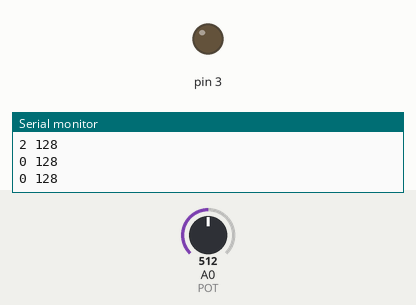
Bench run of a sketch on a simulated Arduino Uno, built with avr-gcc and run on an emulated ATmega328P. On the bench: output pins drawn as LEDs (lit = HIGH), the last lines printed to the serial monitor. The inputs (shaded band) are chosen by the test bench; at power-on: A0 (POT) = 512.

Above: at 4.18 s.
6.4 s: A0 (POT) set to 716
At 6.96 s:
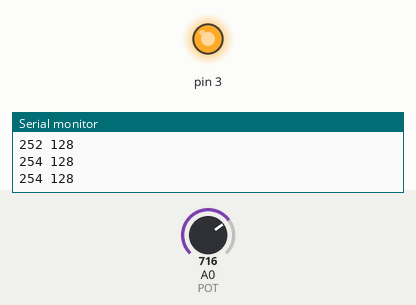
12.6 s: A0 (POT) set to 900
Timing chart, 0 to 24.8 s (numbered marks = the images above; inputs shaded):
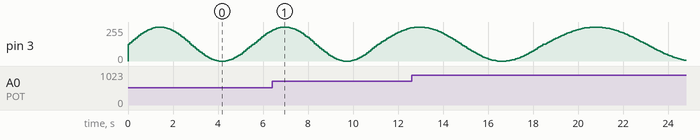

The sketch:

se_al_Seno.ino
```cpp
/*
 Graficador de onda senoidal

  El periodo de la onda se puede configurar y se lee de un potenciometro.
 En este caso grafico con este gist https://gist.github.com/electronut/d5e5f68c610821e311b0
 pero cada uno es libre de usar el graficador que desee. Ademas es
 posible sacar la onda por una salida PWM o incluso conectar un DAC.

 Creado por Lopez Ricardo Ezequiel

 http://lopezezequiel.com

 */

#define MIN_T 1000                         // minima duracion del periodo de la onda en milisegundos (1 segundo)
#define MAX_T 10000                        // maxima duracion del periodo de la onda en milisegundos (10 segundos)
#define POT A0                             // pin analogico del potenciometro

unsigned long T;                           // periodo de la onda
unsigned long _delay;                      // duracion de un paso
double angulo;                             // angulo en radianes de 0 a 2pi
double deltaAngulo;                        // incremento del angulo en un paso
double pasos;                              // cantidad de particiones de un ciclo de onda

void setup() {
  Serial.begin(115200);                    // iniciamos puerto serie a 115200 baudios
                                           // si utilizan el mismo graficador que yo modificar los baudios en el script python(viene 9600 por defecto)
  while (!Serial) {                        // esperamos que el puerto este listo. Solo es necesario para arduino leonardo
    ;
  }
}

void loop() {
  angulo = 0;                                             // ponemos el angulo a cero
  T = map(analogRead(POT), 0, 1023, MIN_T, MAX_T);        // leemos T del potenciometro cambiando al rango definido
  pasos = T/80.0;                                         // ajustamos la cantidad de pasos a T para obtener una mejor grafica
                                                          // en este caso uso un factor de 80.0 pero va a depender del rango de T
  _delay = T / pasos;                                     // calculamos el delay de acuerdo al T medido y a los pasos
  deltaAngulo = 2.0 * PI / pasos;                         // calculamos el angulo incremental

  while(angulo < 2 * PI) {                                // mientras no haya completado un ciclo

    //las siguientes dos lineas deben ser modificadas de acuerdo al graficador que utilicen o si quieren sacar por PWM o un DAC
    Serial.print(int(sin(angulo)*128+127));               // calculamos el seno y lo mapeamos a un valor de 0 a 255
    analogWrite(3, int(sin(angulo)*128+127));
    Serial.print(" 128\n");                               // imprimo una constante de referencia en 128(osea el cruce por cero)

    angulo += deltaAngulo;                                // incrementamos el angulo en un delta correspondiente a un paso
    delay(_delay);                                        // esperamos el tiempo que dura un paso
  }
}
```
